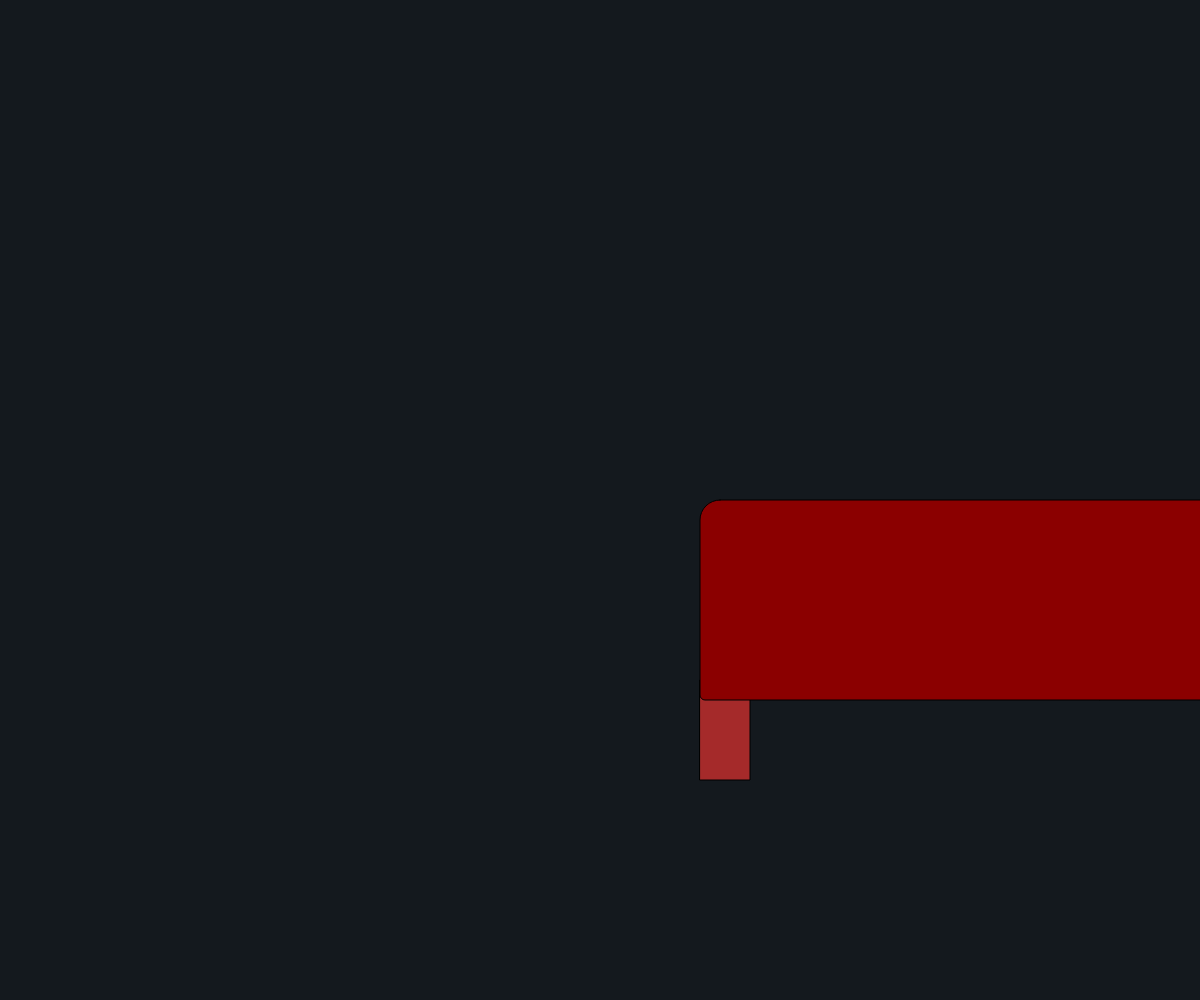
Frame 1 (no input)
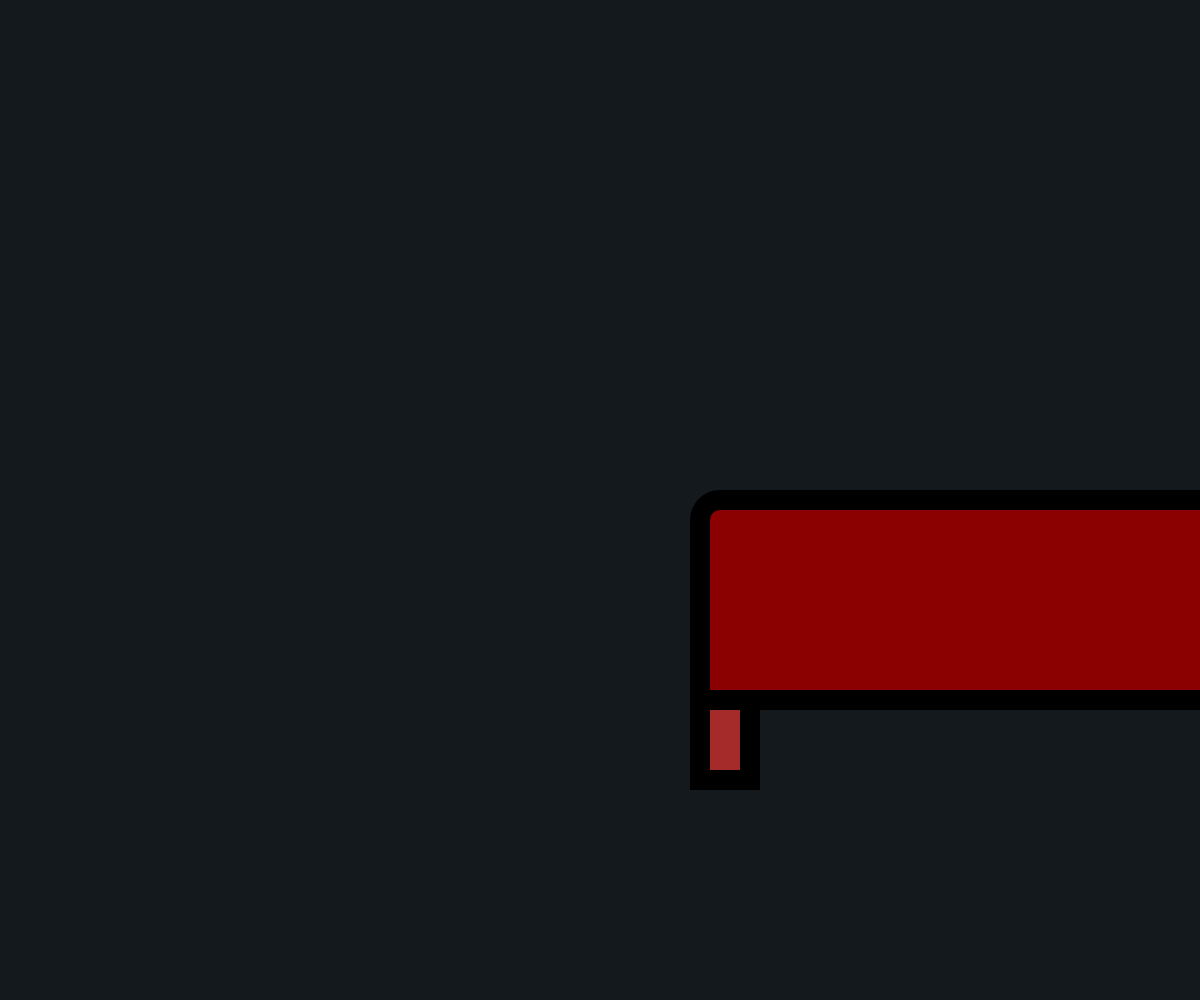
Frame 60 (no input)
Frame 120 (the mouse pressed at the canvas centre since frame 60): identical to frame 60, image omitted

The p5.js sketch that drew these frames (run headless with seeded random() and noise() and a simulated clock; from frame 60 on, the mouse is pressed at the canvas centre):

// p5.js sketch
// ── sketch.js
function setup() {
  createCanvas(windowWidth, windowHeight);
}

function draw() {
  background(20, 25, 30);
fill('brown');
rect(700, 680, 50, 100);
rect(1350, 680, 50, 100);


fill('white');

rect(1300, 450, 100, 50, 20, 10);

line(1330, 420, 1100, 700);
  fill('darkred');
  rect(700, 500, 700, 200, 20, 3, 5, 5)

  fill(15, 15, 20);
  circle(1330, 420, 60);


  strokeWeight(20);
}
